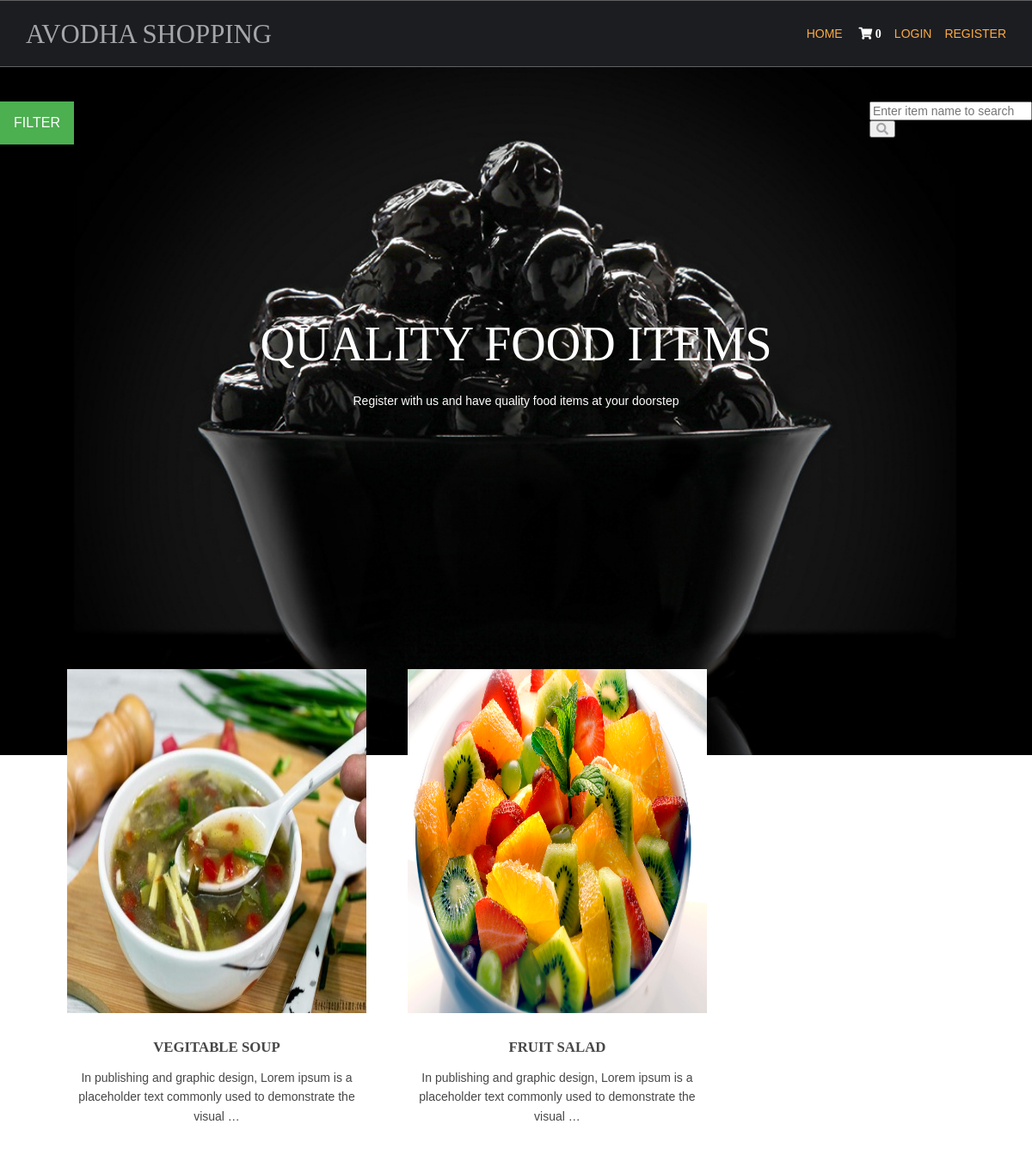
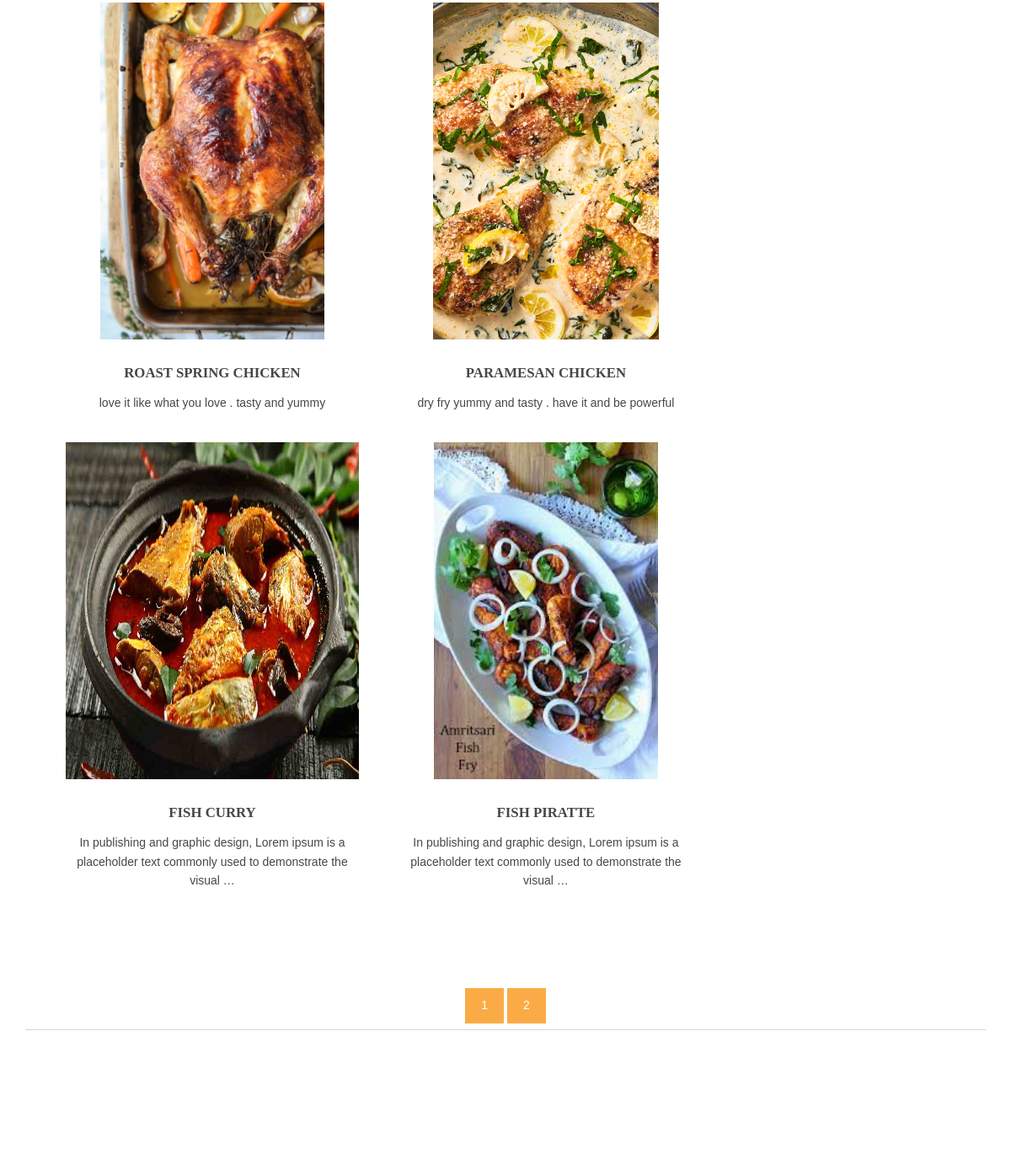
The page / on the database its author committed (2 pictures, top to bottom).
### shop/models.py (models this page shows, shortened)
class products(models.Model):
    name=models.CharField(max_length=250,unique=True)
    slug=models.SlugField(max_length=250,unique=True)
    img=models.ImageField(upload_to='product')
    desc=models.TextField()
    stock=models.IntegerField()
    avaliable=models.BooleanField()
    price=models.IntegerField()
    category=models.ForeignKey(categ,on_delete=models.CASCADE)
    def get_url(self):
        return reverse('details',args=[self.category.slug,self.slug])

### shop/views.py (the view)
# urls.py: 2. Add a URL to urlpatterns:  path('', views.home, name='home')
def home(request,c_slug=None):
    c_page=None
    prodt=None
    if c_slug!=None:
        c_page=get_object_or_404(categ,slug=c_slug)
        prodt=products.objects.filter(category=c_page,avaliable=True)
    else:
        prodt=products.objects.all().filter(avaliable=True)
    cat=categ.objects.all()
    paginator=Paginator(prodt,6)
    try:
        page=int(request.GET.get('page','1'))
    except:
        page=1
    try:
        pro=paginator.page(page)
    except(EmptyPage,InvalidPage):
        pro=paginator.page(paginator.num_pages)
    return render(request,'index.html',{'pr':prodt,'ct':cat,'pg':pro})

### cart/context_processor.py (called while the page is built)
def count(request):
    item_count=0
    if 'admin' in request.path:
        return{}
    else:
        try:
            ct=cartlist.objects.filter(cart_id=c_id(request))
            cti=items.objects.all().filter(cart=ct[:1])
            for c in cti:
                item_count += c.quan
        except cartlist.DoesNotExist:
            item_count=0
        return dict(itc=item_count)

### cart/views.py (called while the page is built)
def c_id(request):
    ct_id=request.session.session_key
    if not ct_id:
        ct_id=request.session.create()
    return ct_id

### shop/models.py (called while the page is built)
    def get_url(self):
        return reverse('prod_cat',args=[self.slug])

### templates/index.html (shortened to what this page needs)
{% extends 'base.html' %}
{% block content %}
{% load static %}
<html lang="">
<head>
<link href="{% static 'hm/layout/styles/layout.css' %}" rel="stylesheet" type="text/css" media="all">
</head>
<body id="top">
<div class="abcd" style="background-image:url({% static 'hm/images/demo/backgrounds/bg.jpg' %});">
    <div class="wrapper row0">
    <div id="topbar" class="hoc clear">
        </div>
  </div>
      <div class="fl_right">
        <ul class="nospace">
          <li id="searchform">
            <div>
              <form action="{% url 'search' %}" method="get">
                <fieldset>
                  <input type="text" placeholder="Enter item name to search" name="q">
                  <button type="submit"><i class="fas fa-search"></i></button>
                </fieldset>
              </form>
            </div>
          </li>
        </ul>
      </div>
  <div class="dropdown">
  <button class="dropbtn">FILTER</button>
</div>
  <div id="pageintro" class="hoc clear">
    <article>
      <h3 class="heading">QUALITY FOOD ITEMS</h3>
      <p>Register with us and have quality food items at your doorstep</p>
    </article>
  </div>
</div>
<div class="wrapper row3">
  <main class="hoc container clear">
    <section id="introblocks">
      <ul class="nospace group btmspace-80">
        {% for i in pg.object_list %}
        <li class="one_third">
          <figure><a class="imgover" href="{{i.get_url}}"><img src="{{i.img.url}}" alt="" style="height:400;" ></a>
            <figcaption>
              <h6 class="heading">{{i.name}}</h6>
              <p>{{i.desc |truncatewords:17}}</p><br>
            </figcaption>
          </figure>
        </li>
        {% endfor %}
      </ul>
    </section>
    <center>
      {% for p in pg.paginator.page_range %}
      <a href="?page={{p}}" class="btn btn-light btn-sm {% if pg.number == p %} activate {% endif %}">{{p}}</a>
      {% endfor %}
    </center>
    <hr class="btmspace-80">
  </main>
</div>
</body>
</html>
{% endblock %}

### templates/base.html (shortened to what this page needs)
{% load static %}
<html lang="">
<head>
<link href="{% static 'hm/layout/styles/layout.css' %}" rel="stylesheet" type="text/css" media="all">
</head>
<body id="top">
  <div class="wrapper row1">
    <header id="header" class="hoc clear">
      <div id="logo" class="fl_left">
        <h1><a href="/">AVODHA SHOPPING</a></h1>
      </div>
      <nav id="mainav" class="fl_right">
        <ul class="clear">
          <li class="active"><a href="/">Home</a></li>
          <li class="active"><a href="{% url 'cartDetails' %}"><i class="fa fa-shopping-cart" style="font-size:14px; color:white;">&nbsp{{itc}}</i></a>
          {% if user.is_authenticated %}
          <li>hai {{user.username}}</li>
            <li class="active"><a href="{% url 'logout' %}">logout</a>
          {% else %}
          <li class="active"><a href="{% url 'login' %}">login</a>
          <li class="active"><a href="{% url 'register' %}">register</a>
          {% endif %}
      </nav>
    </header>
  </div>
{% block content %}
{% endblock %}
</body>
</html>

### static/hm/layout/styles/layout.css (style rules this page uses)
.row1 { border:solid; border-width:1px 0; }
#topbar { padding:20px 0; font-size:.8rem; text-transform:uppercase; }
#header #logo { margin:22px 0 0 0; }
#header #logo h1 { margin:0; padding:0; font-size:2.2rem; text-transform:uppercase; }
#pageintro { padding:200px 0 300px; }
#pageintro article, #pageintro article p { display:block; max-width:75%; margin:0 auto; text-align:center; }
#pageintro article p { max-width:65%; line-height:2rem; }
#pageintro .heading { margin-bottom:20px; font-size:4rem; }
.container { padding:80px 0; }
#introblocks { display:block; position:relative; margin:-180px 0 0 0; z-index:1; text-align:center; }
#introblocks figure figcaption { display:block; padding:30px 0 0 0; text-align:center; }
#introblocks figure figcaption .heading { font-size:1.2rem; font-weight:700; margin-bottom:0; }
*, *::before, *::after { transition:all .3s ease-in-out; }
nav ul, nav ol { margin:0; padding:0; list-style:none; }
#mainav, #breadcrumb, .sidebar nav { line-height:normal; }
#mainav ul { text-transform:uppercase; }
#mainav li { display:inline-block; position:relative; margin:0 15px 0 0; padding:0; }
#mainav li:last-child { margin-right:0; }
#mainav li a { display:block; padding:30px 0; }
body { color:#A5A6AA; background-color:#1C1D21; }
a { color:#FBAB45; }
hr, .borderedbox { border-color:#D7D7D7; }
.btn, .btn.inverse:hover { color:#FFFFFF; background-color:#FBAB45; border-color:#FBAB45; }
.imgover, .imgover:hover::after { color:#FFFFFF; }
.row1 { border-color:rgba(255,255,255,.3); }
.row3 { color:#474747; background-color:#FFFFFF; }
#header #logo h1 a { color:inherit; }
#pageintro { color:#FFFFFF; }
#mainav li a { color:inherit; }
#mainav .active a, #mainav a:hover, #mainav li:hover > a { color:#FBAB45; background-color:inherit; }
@media screen and (min-width:1140px) { .hoc { max-width:1140px; } }

### static/hm/layout/styles/framework.css (style rules this page uses)
html { overflow-y:scroll; overflow-x:hidden; }
html, body { margin:0; padding:0; font-size:14px; line-height:1.6em; }
*, *::before, *::after { box-sizing:border-box; }
.nospace { margin:0; padding:0; list-style:none; }
.btn { display:inline-block; padding:8px 18px 10px; text-transform:uppercase; border:1px solid; }
.clear, .group { display:block; }
.clear::before, .clear::after, .group::before, .group::after { display:table; content:""; }
.clear, .clear::after, .group, .group::after { clear:both; }
a { outline:none; text-decoration:none; }
.fl_left, .imgl { float:left; }
.fl_right, .imgr { float:right; }
img { width:auto; max-width:100%; height:auto; margin:0; padding:0; border:none; line-height:normal; vertical-align:middle; }
.imgover { display:inline-block; position:relative; max-width:100%; }
.imgover::before, .imgover::after { display:block; position:absolute; content:""; text-align:center; opacity:0; }
.imgover::before { top:0; right:0; bottom:0; left:0; }
.imgover::after { top:50%; left:50%; width:50px; height:50px; line-height:50px; margin:-25px 0 0 -25px; font-family:"Font Awesome\ 5 Free"; font-weight:900; content:"\f067"; font-size:28px; }
body, input, textarea, select { font-family:Verdana, Geneva, sans-serif; }
h1, h2, h3, h4, h5, h6, .heading { font-family:Georgia, "Times New Roman", Times, serif; }
form, fieldset, legend { margin:0; padding:0; border:none; }
label, input, textarea, select, button { display:block; resize:none; outline:none; color:inherit; font-size:inherit; font-family:inherit; vertical-align:middle; }
::placeholder { opacity:1; }
h1, h2, h3, h4, h5, h6, .heading { margin:0 0 20px 0; font-size:1.4rem; line-height:normal; font-weight:normal; text-transform:uppercase; }
hr { display:block; width:100%; height:1px; border:solid; border-width:1px 0 0 0; }
.wrapper { display:block; position:relative; width:100%; margin:0; padding:0; text-align:left; word-wrap:break-word; }
.hoc { display:block; margin:0 auto; }
address, article, aside, figcaption, figure, footer, header, main, nav, section { display:block; margin:0; padding:0; }
.one_half, .one_third, .two_third, .one_quarter, .two_quarter, .three_quarter { display:inline-block; float:left; margin:0 0 0 4.21052%; list-style:none; }
.one_third { width:30.52631%; }
.btmspace-80 { margin-bottom:80px; }

### templates/index.html (style rules this page uses)
.dropbtn { background-color: #4CAF50; color: white; padding: 16px; font-size: 16px; border: none; cursor: pointer; }
.dropdown { position: relative; display: inline-block; padding-leftd:56px; }
.abcd { height:100%; background-position:center; background-repeat:no-repeat; background-size:cover; }

### rows shown on the page
products: img (picture), name "VEGITABLE SOUP", desc "In publishing and graphic design, Lorem ipsum is a placeholder text commonly used to demonstrate the visual …"
products: img (picture), name "FRUIT SALAD", desc "In publishing and graphic design, Lorem ipsum is a placeholder text commonly used to demonstrate the visual …"
products: img (picture), name "ROAST SPRING CHICKEN", desc "love it like what you love . tasty and yummy"
products: img (picture), name "PARAMESAN CHICKEN", desc "dry fry yummy and tasty . have it and be powerful"
products: img (picture), name "FISH CURRY", desc "In publishing and graphic design, Lorem ipsum is a placeholder text commonly used to demonstrate the visual …"
products: img (picture), name "FISH PIRATTE", desc "In publishing and graphic design, Lorem ipsum is a placeholder text commonly used to demonstrate the visual …"

### other values the page prints
{{ itc }} "0"
{{ p }} "1" "2"
